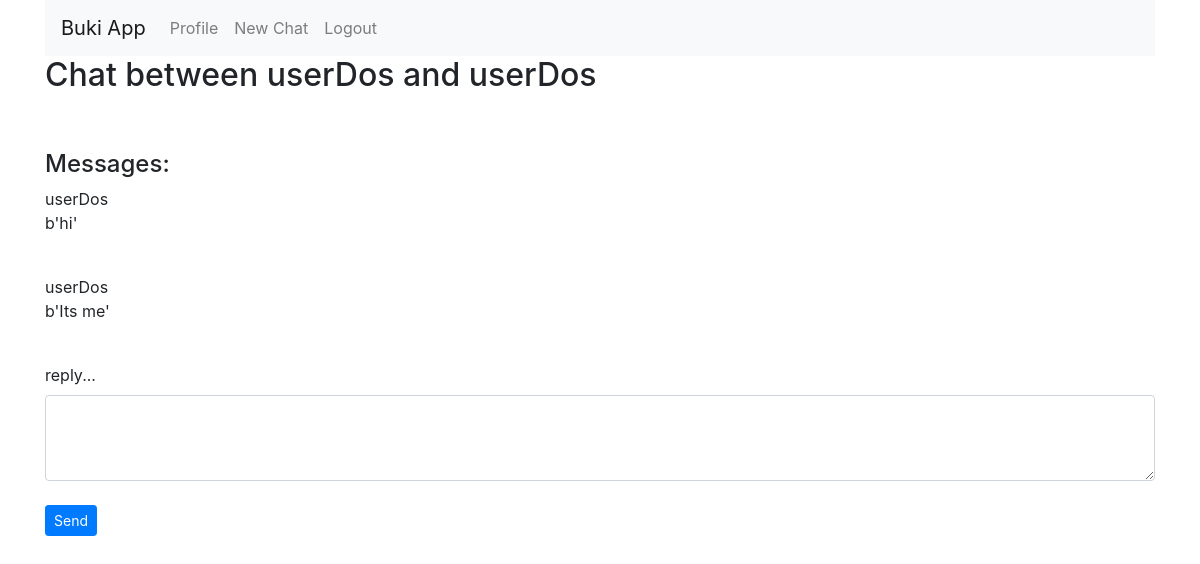
The page /userDos/chats/6 (signed in) on the database its author committed.
### buki_app/models/users.py (models this page shows, shortened)
class User(UserMixin, db.Model):
    __tablename__='users'
    id = db.Column(db.Integer, primary_key=True)
    username = db.Column(db.String(32), unique=True)
    password = db.Column(db.String(100))
    displayname = db.Column(db.String(100))
    biotext = db.Column(db.Text)
    created_at = db.Column(db.DateTime)
    chats = relationship("Chat",primaryjoin="or_(User.id==Chat.user_a_id, User.id==Chat.user_b_id)",
                         order_by="desc(buki_app.models.chats.Chat.last_update)")
    def checkMessageIDMatch(self, id):
        cIDs = [c.id for c in self.chats]
        return id in cIDs

### buki_app/models/messages.py (models this page shows, shortened)
class Message(db.Model):
    id = db.Column(db.Integer, primary_key=True)
    text = db.Column(db.String(140))
    author = db.Column(db.String(32))
    timestamp = db.Column(db.DateTime(), default=datetime.utcnow, index=True)
    chat_id = db.Column(db.Integer, db.ForeignKey('chats.id'))

### buki_app/models/chats.py (models this page shows, shortened)
class Chat(db.Model):
    __tablename__ = 'chats'
    id = db.Column(db.Integer, primary_key=True)
    created_by = db.Column(db.String(32))
    created_at = db.Column(db.DateTime)
    last_update = db.Column(db.DateTime)
    user_a_id = db.Column(db.Integer, db.ForeignKey('users.id'))
    user_b_id = db.Column(db.Integer, db.ForeignKey('users.id'))
    messages = relationship("Message",
                            order_by=Message.timestamp)

### buki_app/views/chats.py (the view)
@app.route('/<username>/chats/<int:id>')
def show_chat(username,id):
    if not current_user.is_authenticated:
        return redirect(url_for('welcome'))
    if current_user.checkMessageIDMatch(id):
        chat = Chat.query.get(id)
    else:
        return redirect(url_for('welcome'))
    user_a_name = User.query.get(chat.user_a_id).username
    user_b_name = User.query.get(chat.user_b_id).username
    messages = Message.query.filter_by(chat_id=chat.id).order_by(Message.timestamp).all()
    return render_template('chats/show.html',chat=chat,messages=messages,user_a_name=user_a_name,user_b_name=user_b_name,username=username,dcptr = decrypter)

### buki_app/__init__.py (called while the page is built)
@login_manager.user_loader
def load_user(user_id):
	return User.query.get(int(user_id))

### buki_app/views/chats.py (called while the page is built)
def decrypter(a_id, b_id, msg):
    password = (str(a_id)+"x"+str(b_id)).encode()
    salt = b'salt_'
    kdf = PBKDF2HMAC(
	    algorithm=hashes.SHA256(),
	    length=32,
	    salt=salt,
	    iterations=100000,
	    backend=default_backend()
    )
    key = base64.urlsafe_b64encode(kdf.derive(password))
    f=Fernet(key)
    print("\nEncrypted text you've received :\n\n"+msg)
    msg=msg[2:-1]
    msg=bytes(msg,'utf-8')
    msg=f.decrypt(msg)
    return msg

### buki_app/templates/chats/show.html
{% extends "layout.html" %}
{% block body %}
<h2>Chat between {{ user_a_name }} and {{user_b_name}}</h2>
<br>
<br>
<h4>Messages:</h4>
{% for message in messages %}
       <p><span>{{message.author}}</span><br>{{dcptr(chat.user_a_id,chat.user_b_id,message.text)}}</p><br>
                            {% endfor %}
							<form action="{{url_for('new_reply',id=chat.id, username=username) }}" method="POST">
                                            <div class="form-group">
        										<label for="InputTextMessage">reply...</label>
        										<textarea class="form-control" id="InputTextMessage" name=messagetext rows="3"></textarea>
    										</div>
                                            <button type="submit" class="btn btn-primary mt-2 btn-sm" id="send-button" name="send-button">Send</button>
                                        </form>
{% endblock %}

### rows shown on the page
User: username "userDos"
Message: author "userDos"
Chat: user_a+user_b "b'hi'", user_a+user_b "b'Its me'"
Message: author "userDos"
